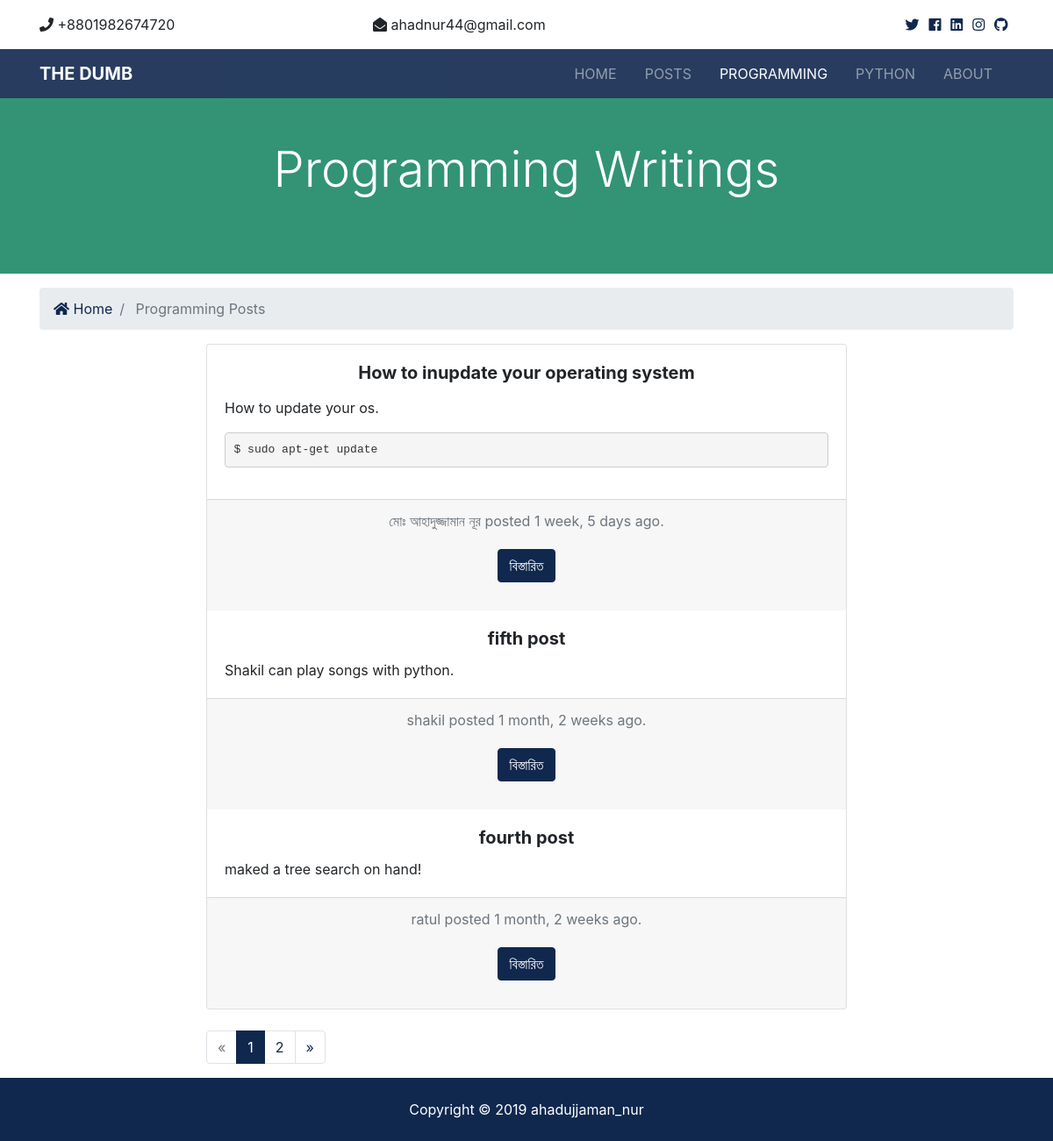
Screenshot of /programming/ with the database file from the repository.
### programming/models.py (models this page shows, shortened)
class Program(models.Model):
    title = models.CharField(max_length=100)
    author = models.CharField(max_length=100)
    body = models.TextField()
    date = models.DateTimeField(default=datetime.now, blank=True)
    is_published = models.BooleanField(default=True)

### programming/views.py (the view)
# urls.py: path('', views.index, name='index'),
def index(request):
    programs = Program.objects.order_by('-date').filter(is_published=True)
    paginator = Paginator(programs, 3)
    page = request.GET.get('page')
    paged_programs = paginator.get_page(page)
    context = {
        'programs': paged_programs
    }
    return render(request, 'program/programs.html', context)

### templates/program/programs.html (shortened to what this page needs)
{% extends 'base.html' %}
{% load humanize %}
{% block content %}
  <section id="showcase-inner" class="py-5 text-white">
    <div class="container">
      <div class="row text-center">
        <div class="col-md-12">
          <h1 class="display-4">Programming Writings</h1>
        </div>
      </div>
    </div>
  </section>
  <section id="bc" class="mt-3">
    <div class="container">
      <nav aria-label="breadcrumb">
        <ol class="breadcrumb">
          <li class="breadcrumb-item">
            <a href="{% url 'index' %}">
              <i class="fas fa-home"></i> Home</a>
          </li>
          <li class="breadcrumb-item active"> Programming Posts</li>
        </ol>
      </nav>
    </div>
  </section>
  <div class="container">
    <div class="row">
        <div class="col-lg-8 col-md-10 mx-auto">
            <div class="card text-center">
                {% if programs %}
                  {% for program in programs %}
                    <div class="card-body">
                          <h5 class="card-title"><b>{{ program.title }}</b></h5>
                        <div align="justify">
                          <p class="card-text">{{ program.body | safe }}</p>
                        </div>
                    </div>
                    <div class="card-footer text-muted">
                      {{ program.author }} posted {{ program.date | timesince }} ago.
                      <div class="card-body">
                          <a href="{% url 'programming_post' program.id %}" class="btn btn-primary">বিস্তারিত</a>
                      </div>
                    </div>
                  {% endfor %}
                {% else %}
                <div class="card-body">
                    <h5 class="card-title">
                        No Posts Available!
                    </h5>
                </div>
                {% endif %}
              </div>
        </div>
    </div>
  </div>
  <br>
  <div class="container">
      <div class="row">
          <div class="col-lg-8 col-md-10 mx-auto">
            {% if programs.has_other_pages %}
              <ul class="pagination">
                {% if programs.has_previous %}
                  <li class="page-item">
                    <a href="?page={{programs.previous_page_number}}" class="page-link">&laquo;</a>
                  </li>
                {% else %}
                  <li class="page-item disabled">
                    <a class="page-link">&laquo;</a>
                  </li>
                {% endif %}
                {% for i in programs.paginator.page_range %}
                  {% if programs.number == i %}
                    <li class="page-item active">
                      <a class="page-link">{{i}}</a>
                    </li>
                  {% else %}
                    <li class="page-item">
                      <a href="?page={{i}}" class="page-link">{{i}}</a>
                    </li>
                  {% endif %}
                {% endfor %}
                {% if programs.has_next %}
                  <li class="page-item">
                    <a href="?page={{programs.next_page_number}}" class="page-link">&raquo;</a>
                  </li>
                {% else %}
                  <li class="page-item disabled">
                    <a class="page-link">&raquo;</a>
                  </li>
                {% endif %}
              </ul>
            {% endif %}
          </div>
        </div>
  </div>
{% endblock %}

### myblog/staticfiles/css/all.css (style rules this page uses)
.fa, .fas, .far, .fal, .fab { -moz-osx-font-smoothing: grayscale; -webkit-font-smoothing: antialiased; display: inline-block; font-style: normal; font-variant: normal; text-rendering: auto; line-height: 1; }
.fa-home:before { content: "\f015"; }
.fa, .fas { font-family: 'Font Awesome 5 Free'; font-weight: 900; }

### myblog/staticfiles/css/style.css (style rules this page uses)
pre { display: block; padding: 9.5px; margin: 0 0 10px; margin-bottom: 10px; font-size: 13px; line-height: 1.42857143; color: #333; word-break: break-all; word-wrap: break-word; background-color: #f5f5f5; border: 1px solid #ccc; border-radius: 4px; }
#showcase-inner { background: #7dcea0; position: relative; overflow: hidden; min-height: 200px; }
#showcase-inner::before { content: ''; position: absolute; top: 0; left: 0; min-height: 100%; width: 100%; background: rgba(32, 134, 107, 0.8); }

### rows the page displays
Program: title "How to inupdate your operating system", body "How to update your os. $ sudo apt-get update", author "মোঃ আহাদুজ্জামান নূর", date "1 week, 5 days"
Program: title "fifth post", body "Shakil can play songs with python.", author "shakil", date "1 month, 2 weeks"
Program: title "fourth post", body "maked a tree search on hand!", author "ratul", date "1 month, 2 weeks"

### other values shown
{{ i }} "1"
{{ i }} "2"
